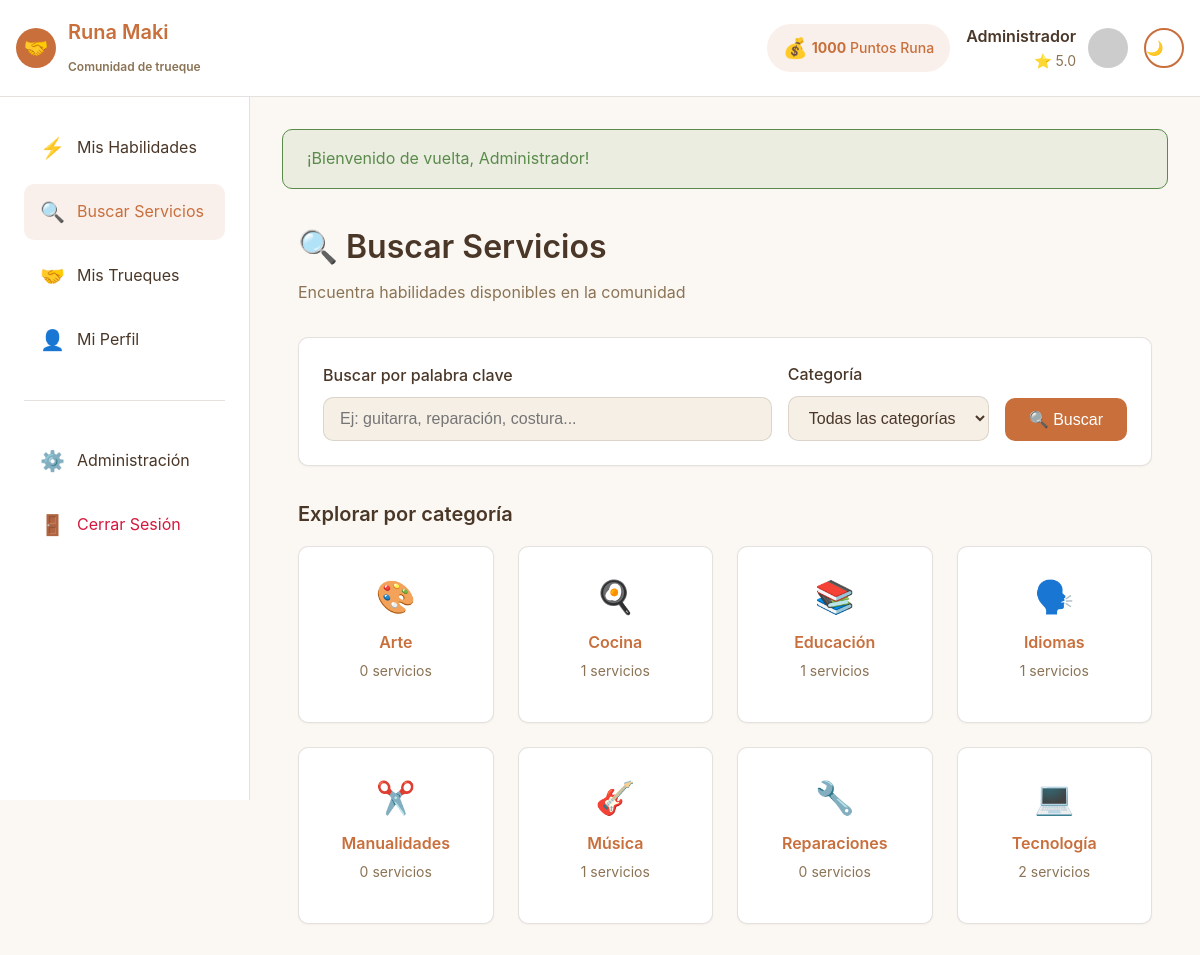
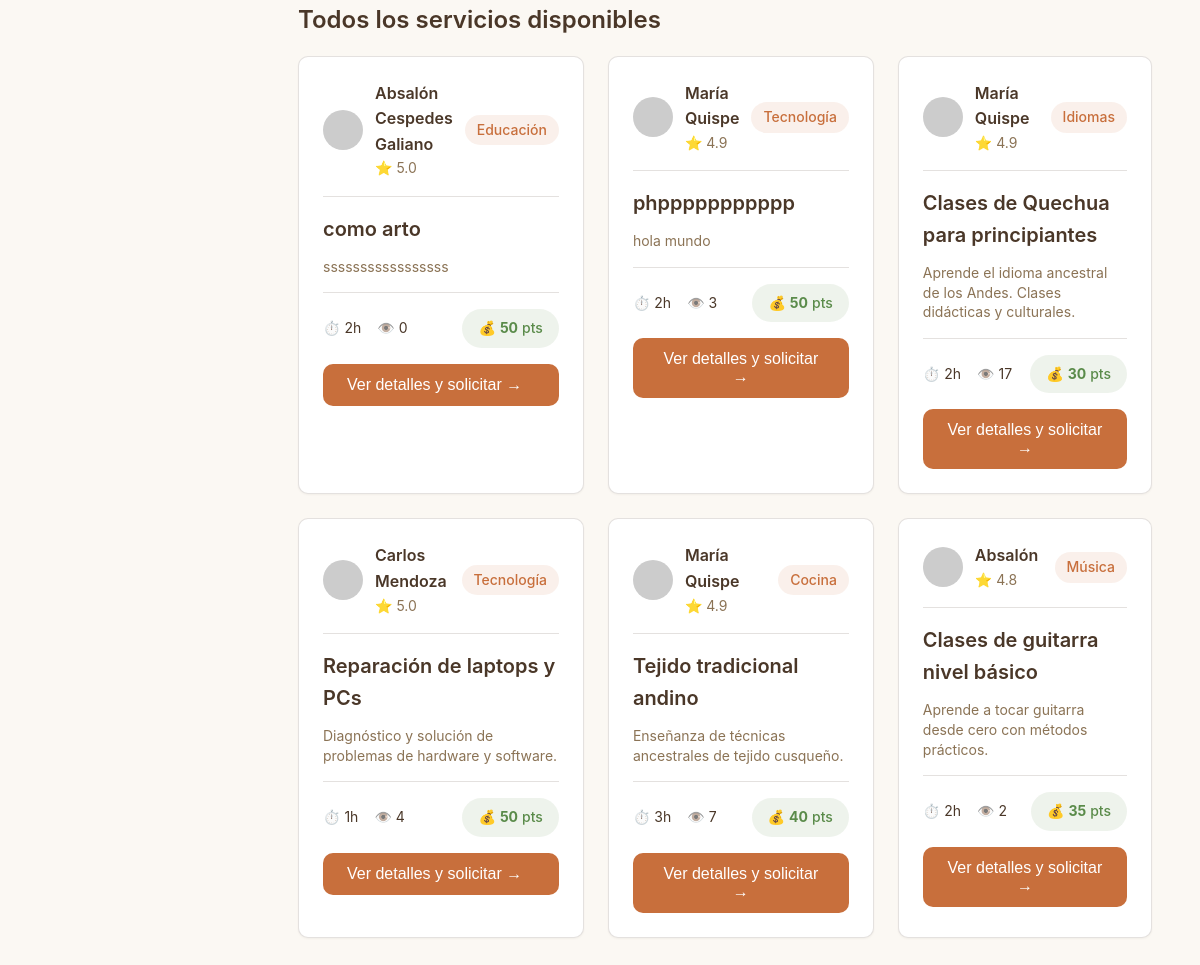
Page /index.php?page=buscar (signed in) on the committed database (2 pictures, top to bottom).
### tables this page shows
CREATE TABLE `categorias` (
  `id` int(11) NOT NULL,
  `nombre` varchar(50) NOT NULL,
  `descripcion` text DEFAULT NULL,
  `icono` varchar(50) DEFAULT NULL,
  `color` varchar(20) DEFAULT NULL,
  `activo` tinyint(1) DEFAULT 1,
  `fecha_creacion` timestamp NOT NULL DEFAULT current_timestamp()
);

CREATE TABLE `habilidades` (
  `id` int(11) NOT NULL,
  `usuario_id` int(11) NOT NULL,
  `categoria_id` int(11) NOT NULL,
  `titulo` varchar(150) NOT NULL,
  `descripcion` text NOT NULL,
  `horas_ofrecidas` int(11) NOT NULL,
  `puntos_sugeridos` int(11) NOT NULL,
  `imagen` varchar(255) DEFAULT NULL,
  `estado` enum('pendiente','aprobado','rechazado') DEFAULT 'aprobado',
  `visitas` int(11) DEFAULT 0,
  `fecha_creacion` timestamp NOT NULL DEFAULT current_timestamp(),
  `fecha_actualizacion` timestamp NOT NULL DEFAULT current_timestamp() ON UPDATE current_timestamp()
);

CREATE TABLE `usuarios` (
  `id` int(11) NOT NULL,
  `nombre` varchar(100) NOT NULL,
  `email` varchar(100) NOT NULL,
  `password_hash` varchar(255) NOT NULL,
  `avatar` varchar(255) DEFAULT NULL,
  `puntos_runa` int(11) DEFAULT 100,
  `reputacion` decimal(3,2) DEFAULT 5.00,
  `nivel` varchar(50) DEFAULT 'Principiante',
  `estado` enum('activo','suspendido','inactivo') DEFAULT 'activo',
  `rol` enum('usuario','admin') DEFAULT 'usuario',
  `ubicacion` varchar(100) DEFAULT 'Cusco, Perú',
  `fecha_registro` timestamp NOT NULL DEFAULT current_timestamp(),
  `ultima_conexion` timestamp NULL DEFAULT NULL
);

### helpers/functions.php (called while the page is built, shortened)
<?php
function view($viewName, $data = []) {
    extract($data);
    require_once ROOT_PATH . "/views/{$viewName}.php";
}
function e($string) {
    return htmlspecialchars((string)$string, ENT_QUOTES, 'UTF-8');
}

### controllers/HabilidadController.php (called while the page is built, shortened)
<?php
class HabilidadController {
    private $habilidadModel;
    private $categoriaModel;
    public function __construct() {
        $this->habilidadModel = new Habilidad();
        $this->categoriaModel = new Categoria();
    }
    public function buscar() {
        $categoriaId = $_GET['categoria'] ?? null;
        $busqueda = $_GET['q'] ?? null;
        $filtros = [];
        $habilidades = $this->habilidadModel->listarTodas($filtros);
        $categorias = $this->categoriaModel->listarTodas();
        $data = [
            'habilidades' => $habilidades,
            'categorias' => $categorias,
            'filtro_categoria' => $categoriaId,
            'filtro_busqueda' => $busqueda
        ];
        view('habilidades/buscar', $data);
    }
}

### config/config.php (called while the page is built, shortened)
<?php
spl_autoload_register(function ($class) {
    $paths = [
        ROOT_PATH . '/models/',
        ROOT_PATH . '/controllers/',
        ROOT_PATH . '/config/'
    ];
    foreach ($paths as $path) {
        $file = $path . $class . '.php';
        if (file_exists($file)) {
            return;
        }
    }
});
require_once ROOT_PATH . '/helpers/functions.php';

### config/database.php (called while the page is built, shortened)
<?php
class Database {
    private static $instance = null;
    private $connection;
    private $host = 'localhost';
    private $database = 'runamaki';
    private $username = 'root';
    private $password = '';
    private $charset = 'utf8mb4';
    private function __construct() {
        try {
            $dsn = "mysql:host={$this->host};dbname={$this->database};charset={$this->charset}";
            $options = [
                PDO::ATTR_ERRMODE            => PDO::ERRMODE_EXCEPTION,
                PDO::ATTR_DEFAULT_FETCH_MODE => PDO::FETCH_ASSOC,
                PDO::ATTR_EMULATE_PREPARES   => true,
            ];
            $this->connection = new PDO($dsn, $this->username, $this->password, $options);
        } catch (PDOException $e) {
            die("Error de conexión a la base de datos: " . $e->getMessage());
        }
    }
    public static function getInstance() {
        if (self::$instance === null) {
            self::$instance = new self();
        }
        return self::$instance;
    }
    public function getConnection() {
        return $this->connection;
    }
}

### models/Categoria.php (called while the page is built, shortened)
<?php
class Categoria {
    private $conn;
    public function __construct() {
        $this->db = Database::getInstance();
        $this->conn = $this->db->getConnection();
    }
    public function listarTodas() {
        $sql = "SELECT c.*, COUNT(h.id) as total_habilidades
                FROM categorias c
                LEFT JOIN habilidades h ON c.id = h.categoria_id AND h.estado = 'aprobado'
                WHERE c.activo = TRUE
                GROUP BY c.id
                ORDER BY c.nombre ASC";
        $stmt = $this->conn->prepare($sql);
        $stmt->execute();
        return $stmt->fetchAll();
    }
}

### models/Habilidad.php (called while the page is built, shortened)
<?php
class Habilidad {
    private $conn;
    public function __construct() {
        $this->db = Database::getInstance();
        $this->conn = $this->db->getConnection();
    }
    public function listarTodas($filtros = [], $limit = 20, $offset = 0) {
        $sql = "SELECT h.*, c.nombre as categoria_nombre, c.icono as categoria_icono,
                u.nombre as usuario_nombre, u.reputacion as usuario_reputacion, u.avatar
                FROM habilidades h
                INNER JOIN categorias c ON h.categoria_id = c.id
                INNER JOIN usuarios u ON h.usuario_id = u.id
                WHERE h.estado = 'aprobado'";
        $params = [];
        $sql .= " ORDER BY h.fecha_creacion DESC LIMIT :limit OFFSET :offset";
        $stmt = $this->conn->prepare($sql);
        $stmt->bindValue(':limit', $limit, PDO::PARAM_INT);
        $stmt->bindValue(':offset', $offset, PDO::PARAM_INT);
        $stmt->execute();
        return $stmt->fetchAll();
    }
}

### views/habilidades/buscar.php (the view, shortened to what this page needs)
<?php
require_once ROOT_PATH . '/views/layout/header.php';
?>
<div class="container">
    <div style="margin-bottom: 2rem;">
        <h1>🔍 Buscar Servicios</h1>
        <p class="text-muted">Encuentra habilidades disponibles en la comunidad</p>
    </div>
    <div class="card" style="margin-bottom: 2rem;">
        <form action="index.php?page=buscar" method="GET" style="display: grid; grid-template-columns: 1fr auto auto; gap: 1rem; align-items: end;">
            <div class="form-group" style="margin-bottom: 0;">
                <label for="busqueda" class="form-label">Buscar por palabra clave</label>
                <input
                    type="text"
                    id="busqueda"
                    name="q"
                    class="form-input"
                    placeholder="Ej: guitarra, reparación, costura..."
                    value="<?= e($filtro_busqueda ?? '') ?>"
                >
            </div>
            <div class="form-group" style="margin-bottom: 0;">
                <label for="categoria" class="form-label">Categoría</label>
                <select id="categoria" name="categoria" class="form-select">
                    <option value="">Todas las categorías</option>
                </select>
            </div>
            <button type="submit" class="btn btn-primary" style="white-space: nowrap;">
                🔍 Buscar
            </button>
        </form>
    </div>
    <?php if (empty($filtro_categoria) && empty($filtro_busqueda)): ?>
    <div style="margin-bottom: 2rem;">
        <h3 style="margin-bottom: 1rem;">Explorar por categoría</h3>
        <div class="grid grid-cols-4">
            <?php foreach ($categorias as $cat): ?>
            <a href="index.php?page=buscar&categoria=<?= $cat['id'] ?>" class="card" style="text-align: center; cursor: pointer; text-decoration: none; transition: all 0.3s;">
                <div style="font-size: 2rem; margin-bottom: 0.5rem;">
                    <?php
                    $iconos = [
                        'Educación' => '📚',
                        'Tecnología' => '💻',
                        'Manualidades' => '✂️',
                        'Idiomas' => '🗣️',
                        'Cocina' => '🍳',
                        'Reparaciones' => '🔧',
                        'Arte' => '🎨',
                        'Música' => '🎸'
                    ];
                    echo $iconos[$cat['nombre']] ?? '⚡';
                    ?>
                </div>
                <h4><?= e($cat['nombre']) ?></h4>
                <p class="text-sm text-muted"><?= $cat['total_habilidades'] ?> servicios</p>
            </a>
            <?php endforeach; ?>
        </div>
    </div>
    <?php endif; ?>
    <div style="margin-bottom: 1rem;">
        <h2>
            <?php if ($filtro_busqueda || $filtro_categoria): ?>
                Resultados de búsqueda
            <?php else: ?>
                Todos los servicios disponibles
            <?php endif ?>
        </h2>
    </div>
    <?php if (empty($habilidades)): ?>
        <div class="card text-center" style="padding: 4rem;">
            <div style="font-size: 4rem; margin-bottom: 1rem;">🔍</div>
            <h2>No se encontraron servicios</h2>
            <p class="text-muted">Intenta con otros términos de búsqueda o explora otras categorías</p>
            <a href="index.php?page=buscar" class="btn btn-outline mt-4">
                Ver todos los servicios
            </a>
        </div>
    <?php else: ?>
        <div class="grid grid-cols-3">
            <?php foreach ($habilidades as $habilidad): ?>
            <div class="card" style="cursor: pointer;" onclick="window.location='index.php?page=habilidad-detalle&id=<?= $habilidad['id'] ?>'">
                <div style="display: flex; align-items: center; gap: 0.75rem; margin-bottom: 1rem; padding-bottom: 1rem; border-bottom: 1px solid var(--border-color);">
                    <img
                        src="https://ui-avatars.com/api/?name=<?= urlencode($habilidad['usuario_nombre']) ?>&background=C86F3C&color=fff"
                        alt="Avatar"
                        class="avatar"
                    >
                    <div style="flex: 1;">
                        <div style="font-weight: 600;"><?= e($habilidad['usuario_nombre']) ?></div>
                        <div class="text-sm text-muted">⭐ <?= number_format((float)($habilidad['usuario_reputacion'] ?? 5.0), 1) ?></div>
                    </div>
                    <div class="badge badge-primary">
                        <?= e($habilidad['categoria_nombre']) ?>
                    </div>
                </div>
                <h3 style="margin-bottom: 0.75rem;"><?= e($habilidad['titulo']) ?></h3>
                <p class="text-muted text-sm" style="margin-bottom: 1rem; line-height: 1.4;">
                    <?= e(substr($habilidad['descripcion'], 0, 120)) ?><?= strlen($habilidad['descripcion']) > 120 ? '...' : '' ?>
                </p>
                <div style="display: flex; justify-content: space-between; align-items: center; padding-top: 1rem; border-top: 1px solid var(--border-color);">
                    <div style="display: flex; gap: 1rem;">
                        <span class="text-sm">
                            <span style="opacity: 0.6;">⏱️</span> <?= $habilidad['horas_ofrecidas'] ?>h
                        </span>
                        <span class="text-sm">
                            <span style="opacity: 0.6;">👁️</span> <?= $habilidad['visitas'] ?>
                        </span>
                    </div>
                    <div class="badge badge-success" style="padding: 0.5rem 1rem;">
                        💰 <strong><?= $habilidad['puntos_sugeridos'] ?></strong> pts
                    </div>
                </div>
                <button
                    onclick="event.stopPropagation(); window.location='index.php?page=habilidad-detalle&id=<?= $habilidad['id'] ?>'"
                    class="btn btn-primary"
                    style="width: 100%; margin-top: 1rem;">
                    Ver detalles y solicitar →
                </button>
            </div>
            <?php endforeach; ?>
        </div>
    <?php endif; ?>
</div>
<?php require_once ROOT_PATH . '/views/layout/footer.php'; ?>

### public/css/styles.css (style rules this page uses)
:root { --color-primary: #C86F3C; --color-secondary: #D4A574; --color-accent: #5A8B4A; --color-tierra: #8B7355; --color-marron: #4A3728; --bg-main: #FBF8F3; --bg-card: #ffffff; --bg-muted: #F5EFE6; --text-primary: #4A3728; --text-secondary: #8B7355; --text-muted: #B8A490; --border-color: rgba(74, 55, 40, 0.15); --radius: 10px; --shadow-sm: 0 1px 2px rgba(74, 55, 40, 0.05); --shadow-md: 0 4px 6px rgba(74, 55, 40, 0.1); --shadow-lg: 0 10px 15px rgba(74, 55, 40, 0.15); }
* { margin: 0; padding: 0; box-sizing: border-box; }
body { font-family: 'Nunito', 'Montserrat', -apple-system, BlinkMacSystemFont, 'Segoe UI', sans-serif; background-color: var(--bg-main); color: var(--text-primary); line-height: 1.6; font-size: 16px; }
h1 { font-size: 2rem; font-weight: 600; margin-bottom: 0.5rem; color: var(--text-primary); }
h2 { font-size: 1.5rem; font-weight: 600; margin-bottom: 0.5rem; }
h3 { font-size: 1.25rem; font-weight: 600; margin-bottom: 0.5rem; }
h4 { font-size: 1rem; font-weight: 600; margin-bottom: 0.25rem; }
p { margin-bottom: 1rem; }
a { color: var(--color-primary); text-decoration: none; transition: color 0.3s; }
.container { max-width: 1200px; margin: 0 auto; padding: 0 1rem; }
.btn { display: inline-flex; align-items: center; gap: 0.5rem; padding: 0.75rem 1.5rem; border: none; border-radius: var(--radius); font-size: 1rem; font-weight: 500; cursor: pointer; transition: all 0.3s; text-decoration: none; }
.btn-primary { background-color: var(--color-primary); color: white; }
.card { background-color: var(--bg-card); border: 1px solid var(--border-color); border-radius: var(--radius); padding: 1.5rem; box-shadow: var(--shadow-sm); transition: all 0.3s; }
.form-group { margin-bottom: 1.5rem; }
.form-label { display: block; margin-bottom: 0.5rem; font-weight: 500; color: var(--text-primary); }
.form-input, .form-select, .form-textarea { width: 100%; padding: 0.75rem 1rem; border: 1px solid var(--border-color); border-radius: var(--radius); background-color: var(--bg-muted); color: var(--text-primary); font-size: 1rem; transition: all 0.3s; }
.badge { display: inline-flex; align-items: center; gap: 0.25rem; padding: 0.25rem 0.75rem; background-color: var(--bg-muted); color: var(--text-primary); border-radius: 999px; font-size: 0.875rem; font-weight: 500; }
.badge-primary { background-color: rgba(200, 111, 60, 0.1); color: var(--color-primary); }
.badge-success { background-color: rgba(90, 139, 74, 0.1); color: var(--color-accent); }
.grid { display: grid; gap: 1.5rem; }
.grid-cols-3 { grid-template-columns: repeat(3, 1fr); }
.grid-cols-4 { grid-template-columns: repeat(4, 1fr); }
.text-muted { color: var(--text-secondary); }
.text-sm { font-size: 0.875rem; }
.avatar { width: 40px; height: 40px; border-radius: 50%; object-fit: cover; }

### rows in the picture
categorias: nombre "🎨", nombre "Arte", total_habilidades "0"
categorias: nombre "🍳", nombre "Cocina", total_habilidades "1"
categorias: nombre "📚", nombre "Educación", total_habilidades "1"
categorias: nombre "🗣️", nombre "Idiomas", total_habilidades "1"
categorias: nombre "✂️", nombre "Manualidades", total_habilidades "0"
categorias: nombre "🎸", nombre "Música", total_habilidades "1"
categorias: nombre "🔧", nombre "Reparaciones", total_habilidades "0"
categorias: nombre "💻", nombre "Tecnología", total_habilidades "2"
habilidades: usuario.nombre "Absalón Cespedes Galiano", usuario.reputacion "5.0", categoria.nombre "Educación", titulo "como arto", descripcion "sssssssssssssssss", horas_ofrecidas "2", visitas "0", puntos_sugeridos "50"
habilidades: usuario.nombre "María Quispe", usuario.reputacion "4.9", categoria.nombre "Tecnología", titulo "phppppppppppp", descripcion "hola mundo", horas_ofrecidas "2", visitas "3", puntos_sugeridos "50"
habilidades: usuario.nombre "María Quispe", usuario.reputacion "4.9", categoria.nombre "Idiomas", titulo "Clases de Quechua para principiantes", descripcion "Aprende el idioma ancestral de los Andes. Clases didácticas y culturales.", horas_ofrecidas "2", visitas "17", puntos_sugeridos "30", $habilidad['id'] 1 (drawn)
habilidades: usuario.nombre "Carlos Mendoza", usuario.reputacion "5.0", categoria.nombre "Tecnología", titulo "Reparación de laptops y PCs", descripcion "Diagnóstico y solución de problemas de hardware y software.", horas_ofrecidas "1", visitas "4", puntos_sugeridos "50"
habilidades: usuario.nombre "María Quispe", usuario.reputacion "4.9", categoria.nombre "Cocina", titulo "Tejido tradicional andino", descripcion "Enseñanza de técnicas ancestrales de tejido cusqueño.", horas_ofrecidas "3", visitas "7", puntos_sugeridos "40"
habilidades: usuario.nombre "Absalón", usuario.reputacion "4.8", categoria.nombre "Música", titulo "Clases de guitarra nivel básico", descripcion "Aprende a tocar guitarra desde cero con métodos prácticos.", horas_ofrecidas "2", visitas "2", puntos_sugeridos "35"

### other values in the picture
$_SESSION['puntos_runa'] "1000"
$_SESSION['nombre'] "Administrador"
$_SESSION['reputacion'] "5.0"
$flash['message'] "¡Bienvenido de vuelta, Administrador!"
